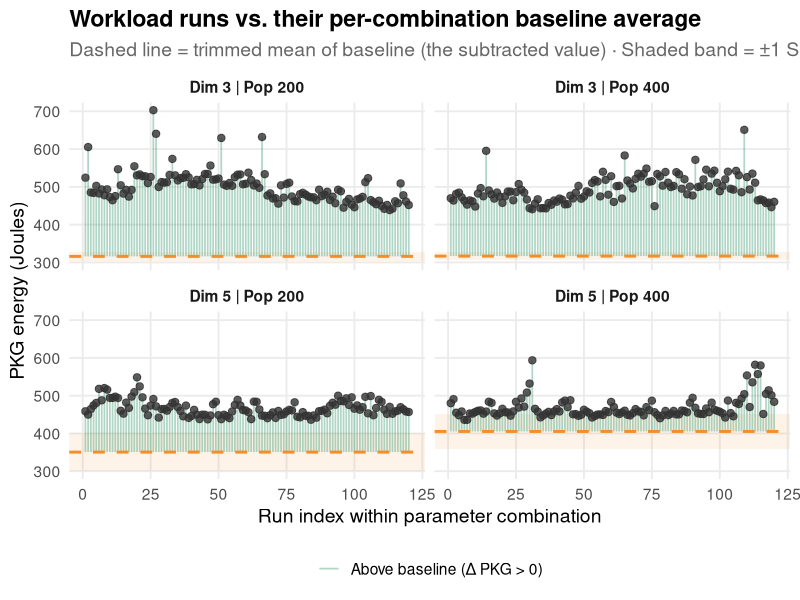
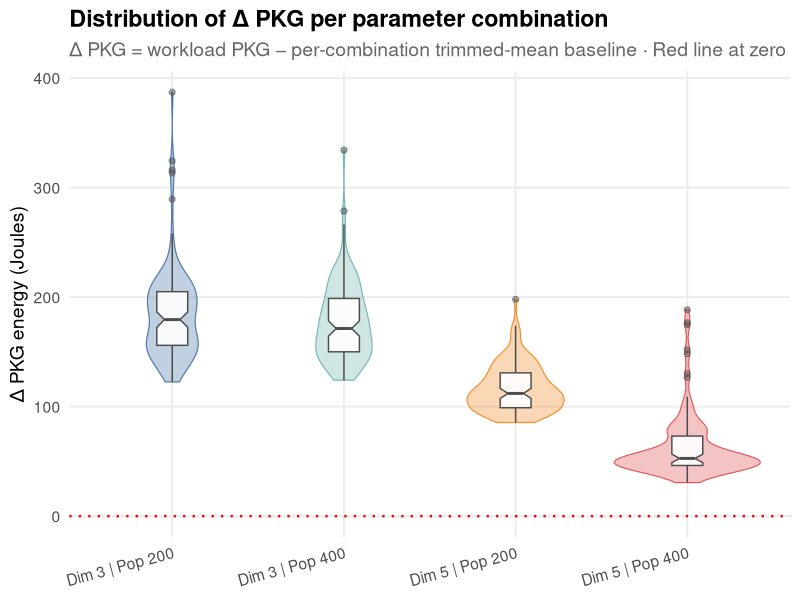
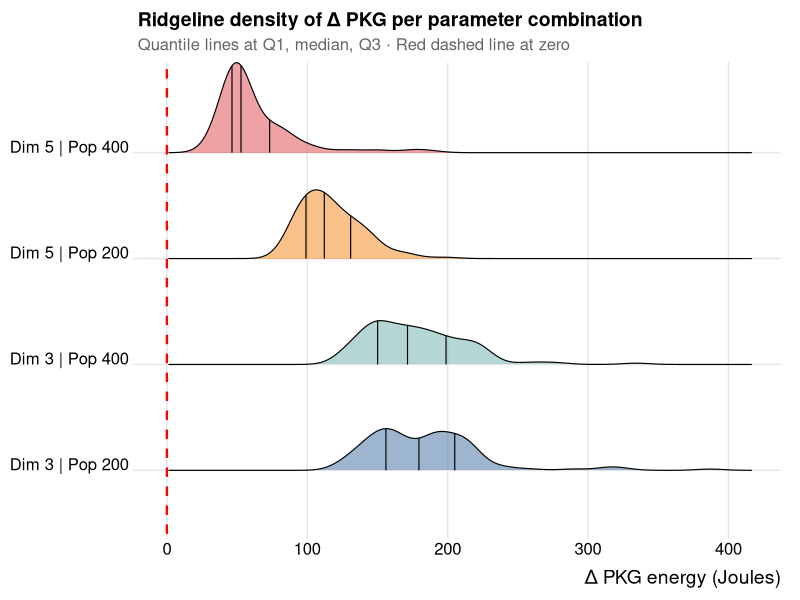

R code for these plots, in order:
## ---- chunk 1
knitr::opts_chunk$set(
  echo      = TRUE,
  warning   = FALSE,
  message   = FALSE,
  fig.align = "center",
  fig.width = 9,
  fig.height = 5,
  dpi       = 150
)
## ---- chunk 2
library(ggplot2)
library(dplyr)
library(ggridges)
## ---- chunk 3
null_cols <- c("alpha", "max_gens", "different_seeds",
               "diff_fitness", "generations", "evaluations")

# ── Baseline (100 ms sampling) ───────────────────────────────────────────────
baseline <- read.csv("data/ola-base-ola-baseline-14-Dec-12-06-42.csv")
baseline[null_cols] <- NULL

# Per-combination trimmed mean (20 % trimming) — this is the value subtracted
baseline_summary <- baseline %>%
  group_by(dimension, population_size) %>%
  summarise(
    n_baseline       = n(),
    trimmed_mean_PKG = mean(PKG, trim = 0.2),
    sd_PKG           = sd(PKG),
    .groups = "drop"
  ) %>%
  mutate(param_combo = paste0("Dim ", dimension, " | Pop ", population_size))

# ── Workload ─────────────────────────────────────────────────────────────────
workload <- read.csv("data/ola-1.11.7-ola-14-Dec-13-02-30.csv")
workload$param_combo <- paste0("Dim ", workload$dimension,
                                " | Pop ", workload$population_size)

# Join the per-combination trimmed mean onto every workload row
workload <- workload %>%
  left_join(
    baseline_summary %>% select(dimension, population_size, trimmed_mean_PKG, sd_PKG),
    by = c("dimension", "population_size")
  ) %>%
  mutate(
    delta_PKG = PKG - trimmed_mean_PKG,
    run_index = ave(seq_along(PKG), param_combo, FUN = seq_along)
  )
## ---- chunk 4
baseline_summary %>%
  select(param_combo, n_baseline, trimmed_mean_PKG, sd_PKG) %>%
  mutate(across(where(is.numeric), ~ round(.x, 2)))
## ---- chunk 5
pal_sign <- c("TRUE" = "#3D9970", "FALSE" = "#E07A5F")

ggplot(workload, aes(x = as.numeric(run_index), y = PKG)) +
  # ±1 SD baseline band
  geom_rect(
    data = baseline_summary,
    aes(xmin = -Inf, xmax = Inf,
        ymin = trimmed_mean_PKG - sd_PKG,
        ymax = trimmed_mean_PKG + sd_PKG),
    fill = "#F28E2B", alpha = 0.10, inherit.aes = FALSE
  ) +
  # sign-coded vertical segments
  geom_segment(
    aes(xend = as.numeric(run_index),
        yend = trimmed_mean_PKG,
        colour = delta_PKG >= 0),
    alpha = 0.40, linewidth = 0.6
  ) +
  # workload points
  geom_point(colour = "grey20", size = 2.2, alpha = 0.80) +
  # baseline average line
  geom_hline(
    data = baseline_summary,
    aes(yintercept = trimmed_mean_PKG),
    linetype = "dashed", colour = "#F28E2B", linewidth = 1.0
  ) +
  scale_colour_manual(
    values = pal_sign,
    labels = c("TRUE" = "Above baseline (Δ PKG > 0)",
               "FALSE" = "Below baseline (Δ PKG < 0)"),
    name = NULL
  ) +
  facet_wrap(~ param_combo, ncol = 2) +
  theme_minimal(base_size = 14) +
  theme(
    legend.position  = "bottom",
    strip.text       = element_text(face = "bold"),
    panel.grid.minor = element_blank(),
    plot.title       = element_text(face = "bold"),
    plot.subtitle    = element_text(colour = "grey40")
  ) +
  labs(
    title    = "Workload runs vs. their per-combination baseline average",
    subtitle = "Dashed line = trimmed mean of baseline (the subtracted value) · Shaded band = ±1 SD",
    x        = "Run index within parameter combination",
    y        = "PKG energy (Joules)"
  )
## ---- chunk 6
combo_pal <- c(
  "Dim 3 | Pop 200" = "#4E79A7",
  "Dim 3 | Pop 400" = "#76B7B2",
  "Dim 5 | Pop 200" = "#F28E2B",
  "Dim 5 | Pop 400" = "#E15759"
)

ggplot(workload,
       aes(x = param_combo, y = delta_PKG,
           fill = param_combo, colour = param_combo)) +
  geom_violin(alpha = 0.35, linewidth = 0.4, width = 0.85) +
  geom_boxplot(
    width = 0.18, notch = TRUE,
    outlier.size = 1.8, outlier.alpha = 0.5,
    fill = "white", colour = "grey30", alpha = 0.9
  ) +
  geom_hline(yintercept = 0, linetype = "dotted",
             colour = "red", linewidth = 0.8) +
  scale_fill_manual(values = combo_pal) +
  scale_colour_manual(values = combo_pal) +
  theme_minimal(base_size = 14) +
  theme(
    legend.position  = "none",
    axis.text.x      = element_text(angle = 15, hjust = 1),
    panel.grid.minor = element_blank(),
    plot.title       = element_text(face = "bold"),
    plot.subtitle    = element_text(colour = "grey40")
  ) +
  labs(
    title    = "Distribution of Δ PKG per parameter combination",
    subtitle = "Δ PKG = workload PKG − per-combination trimmed-mean baseline · Red line at zero",
    x        = NULL,
    y        = "Δ PKG energy (Joules)"
  )
## ---- chunk 7
ggplot(workload,
       aes(x = delta_PKG, y = param_combo, fill = param_combo)) +
  geom_density_ridges(
    alpha          = 0.55,
    scale          = 0.85,
    quantile_lines = TRUE,
    quantiles      = c(0.25, 0.5, 0.75),
    linewidth      = 0.4
  ) +
  geom_vline(xintercept = 0, linetype = "dashed",
             colour = "red", linewidth = 0.8) +
  scale_fill_manual(values = combo_pal) +
  theme_ridges(font_size = 14) +
  theme(
    legend.position = "none",
    plot.title      = element_text(face = "bold"),
    plot.subtitle   = element_text(colour = "grey40")
  ) +
  labs(
    title    = "Ridgeline density of Δ PKG per parameter combination",
    subtitle = "Quantile lines at Q1, median, Q3 · Red dashed line at zero",
    x        = "Δ PKG energy (Joules)",
    y        = NULL
  )
